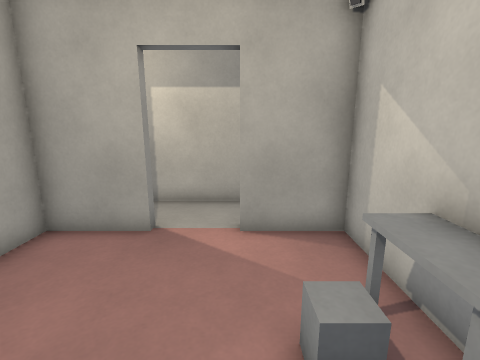
View 1 (above)

16 first-person views from a walk through a Godot game level. The camera is 1.4 m above the floor, tilts 12° down and sees 85° across. The floor is counted in squares, 0.5 m on a side. Each view is taken from the middle of a square. On the plan, view 1 faces up. The plan holds only what a view shows up to about 19 squares ahead; the rest is blank. The place goes on beyond the plan.

View 2
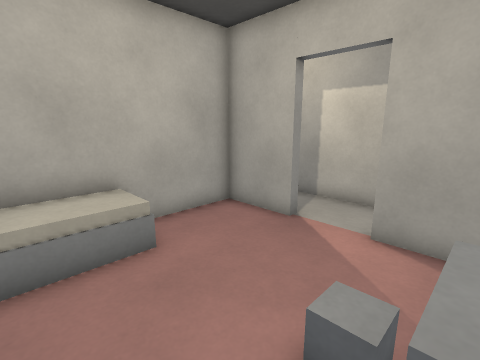

View 3
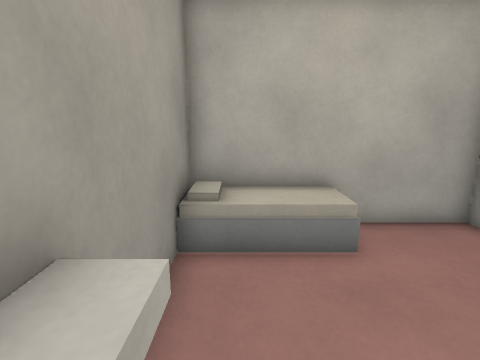

View 4
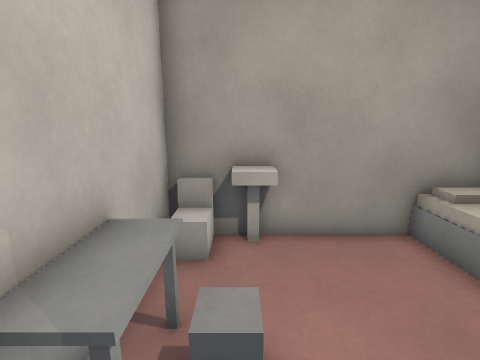

View 5
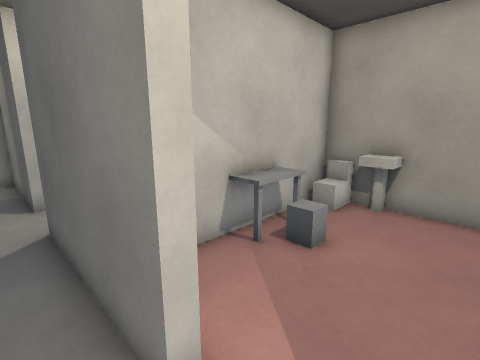

View 6
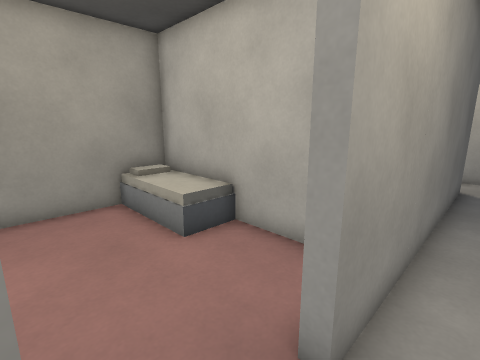

View 7
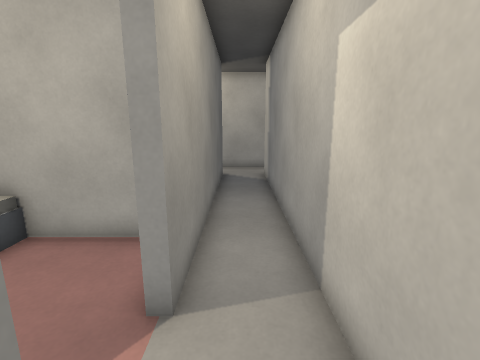

View 8
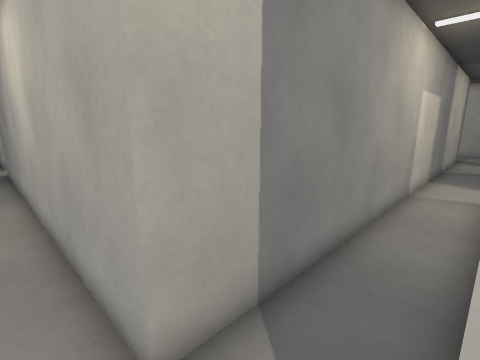

View 9
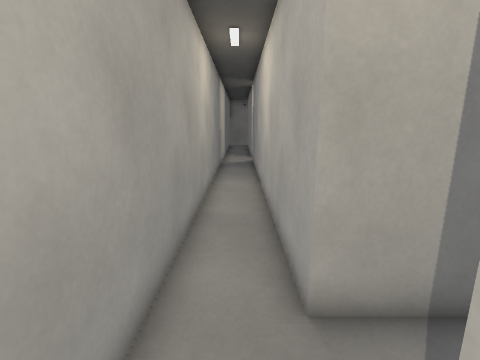

View 10
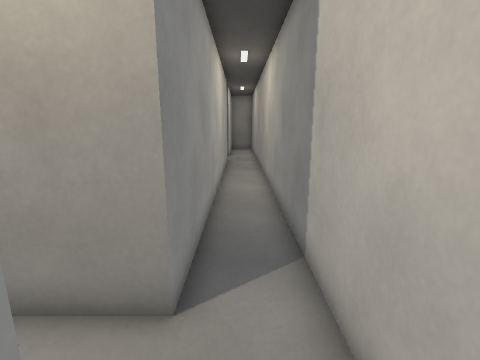

View 11
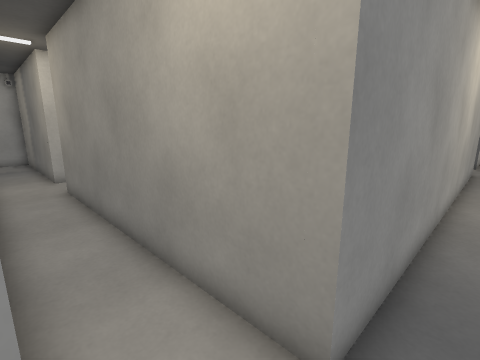

View 12
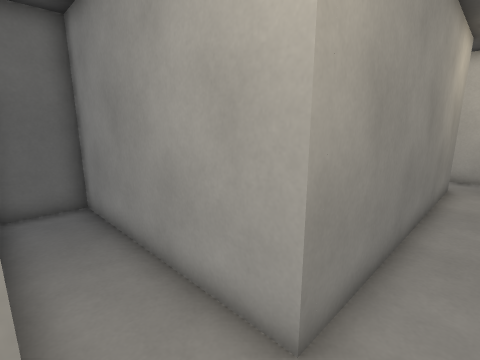

View 13
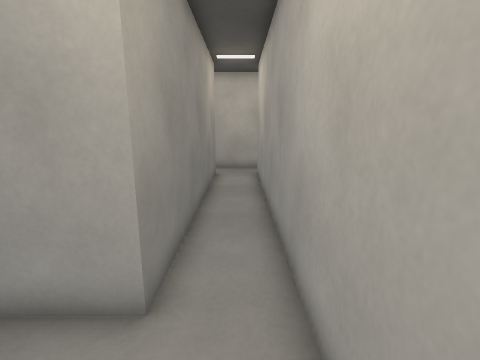

View 14
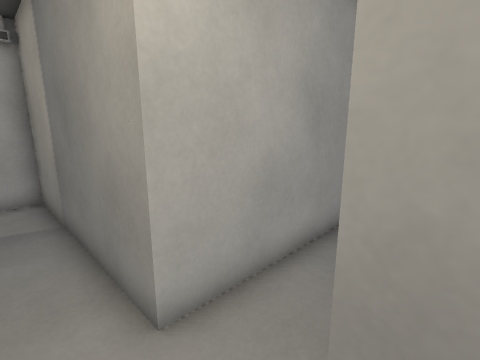

View 15
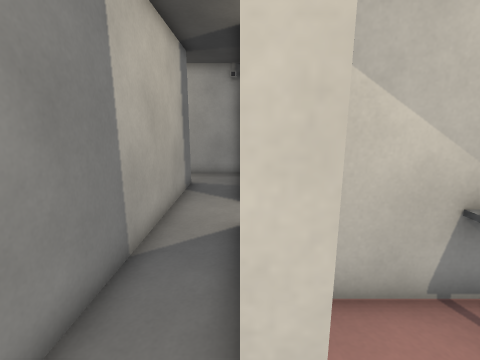

View 16
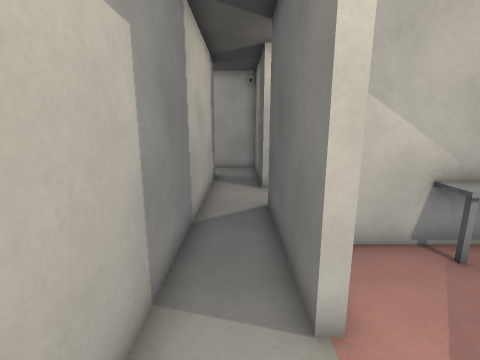

### Floor plan
Points are (right, up) in squares from view 1. A wall is a line through its corners. A room is listed if a view was taken in it or the views show most of it. See-through windows are left out.
Room 1 (views 1, 2, 3, 4)
walls: (-2.4, 6.6) (-5.2, 6.6) (-5.2, -1.4) (2.8, -1.4) (2.8, 6.6) (0, 6.6)
low walls: (1.8, 1.6) (1.8, 3.6) (2.9, 3.6); (0.2, -0.5) (1.2, -0.5); (1.6, -1) (2.5, -1)
ways out: opening at (-1.5, 7) to room 2
Room 2 (views 5, 6, 7, 15, 16)
walls: (0, 6.6) (0, 7) (6, 7); (8.5, 9.4) (-14, 9.4); (-14.1, 7) (-2.4, 7) (-2.4, 6.6)
ways out: opening at (-1.5, 7) to room 1; opening at (-14, 8) to room 3
Room 3 (views 8, 9)
walls: (-16.4, 8.5) (-16.4, 6.8)
ways out: opening at (-14, 8) to room 2; opening at (-15, 9) to room 4
Room 4 (views 10, 11)
walls: (-16.4, 29.2) (-16.4, 8.5); (-14, 9.4) (-14, 26.6)
ways out: opening at (-15, 9) to room 3; opening at (-14, 28) to room 6
Room 5 (views 12, 13)
walls: (0, 26.6) (8.4, 26.6) (8.4, 28.1)
ways out: opening at (0, 28) to room 6
Room 6 (view 14)
walls: (0.1, 29) (-14, 29); (0, 20.9) (0, 26.6); (-14, 26.6) (-2.4, 26.6) (-2.4, 18.2) (-0.1, 18.2)
ways out: opening at (-14, 28) to room 4; opening at (0, 28) to room 5

Where each view was taken, in squares from view 1:
view 1: 0 up, 0 right, facing up
view 2: 0 up, 2 right, facing up-left
view 3: 0 up, 2 right, facing left
view 4: 5 up, 1 right, facing down
view 5: 8 up, 2 left, facing down-right
view 6: 8 up, 0 right, facing down-left
view 7: 8 up, 1 right, facing left
view 8: 7 up, 15 left, facing up-right
view 9: 6 up, 15 left, facing up
view 10: 30 up, 15 left, facing down
view 11: 29 up, 15 left, facing down-right
view 12: 28 up, 0 right, facing down-left
view 13: 28 up, 1 right, facing left
view 14: 28 up, 3 left, facing down-right
view 15: 7 up, 1 left, facing right
view 16: 8 up, 3 left, facing right
